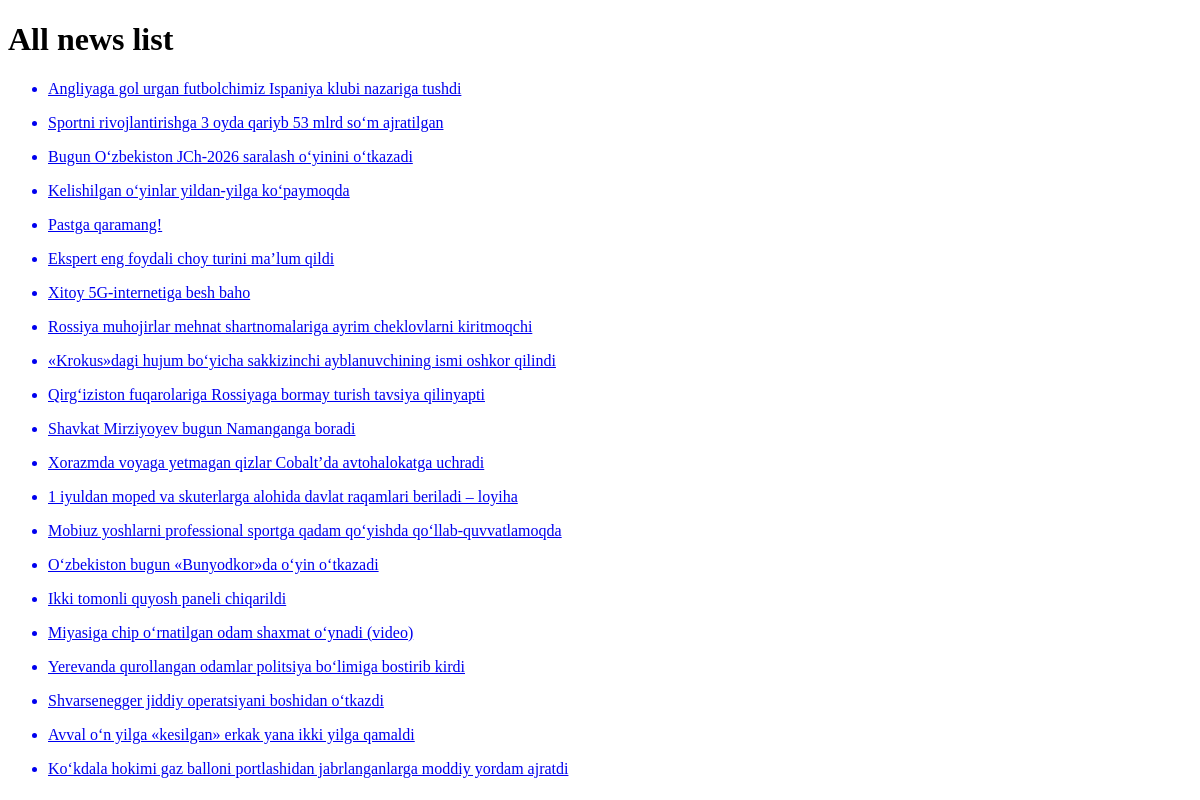
Before: /news/ with the older database file.
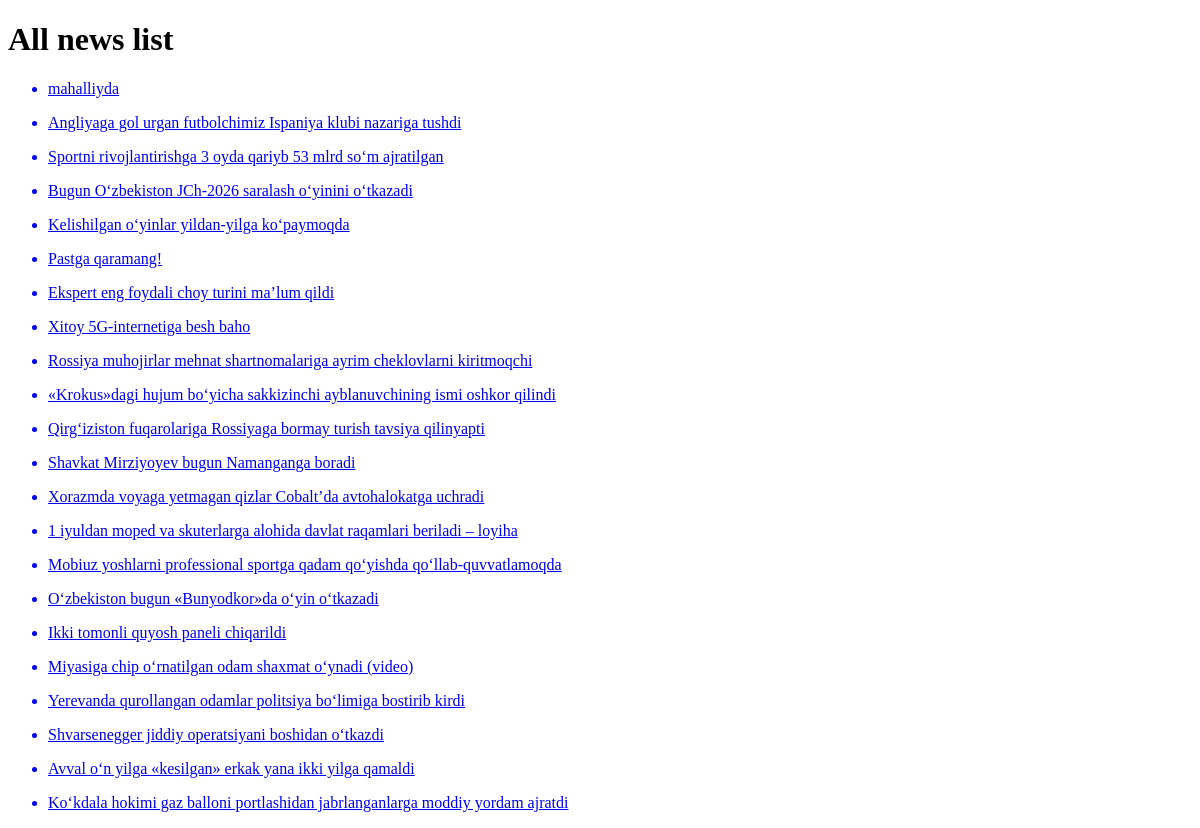
After: the same page with the newer database file.
### news_app/models.py (models this page shows, shortened)
class News(models.Model):
    class Status(models.TextChoices):
        Draft = "DF", "Draft"
        Published = "PB", "Published"
    title = models.CharField(max_length=250)
    slug = models.SlugField(max_length=250)
    body = models.TextField()
    image = models.ImageField(upload_to='news/images')
    category = models.ForeignKey(Category, on_delete=models.CASCADE)
    publish_time = models.DateTimeField(default=timezone.now)
    created_time = models.DateTimeField(auto_now_add=True)
    updated_time = models.DateTimeField(auto_now=True)
    status = models.CharField(max_length=2, choices=Status.choices, default=Status.Draft)
    objects = models.Manager()
    published = PublishedManager()
    class Meta:
        ordering = ["-publish_time"]

### news_app/views.py (the view)
# urls.py: path('news/', news_list, name='all_news_list'),
def news_list(request):
    news_list = News.published.all()
    context = {
        'news_list': news_list
    }
    return render(request, 'news/news_list.html', context)

### news_app/context_processor.py (called while the page is built)
def latest_news(request):
    latest_news = News.published.all().order_by("-publish_time")[:10]
    context = {
        'latest_news': latest_news
    }
    return context

### news_app/models.py (called while the page is built)
    def get_queryset(self):
        return super().get_queryset().filter(status=News.Status.Published)

### templates/news/news_list.html (shortened to what this page needs)
<!DOCTYPE html>
<html lang="en">
<head>
</head>
<body>
<h1>All news list</h1>
{% for news in news_list %}
    <a href="{% url 'news_detail_page' news.pk %}">
     <ul><li>{{ news.title }}</li></ul>
    </a>
{% endfor %}
</body>
</html>

Changed rows visible on the page:
added News: title "mahalliyda"
